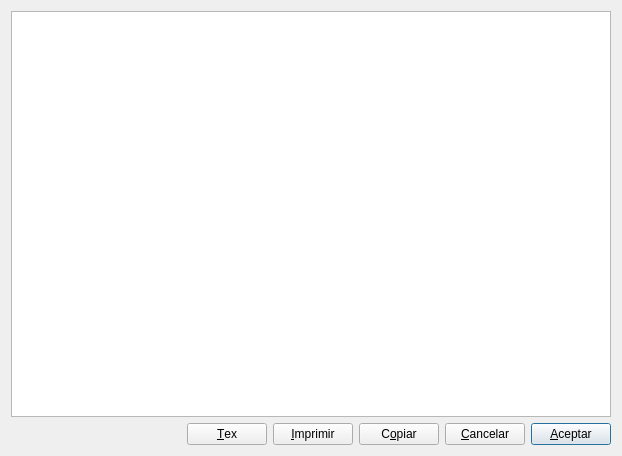
<?xml version="1.0" encoding="UTF-8"?>
<ui version="4.0">
 <class>notas</class>
 <widget class="QDialog" name="notas">
  <property name="geometry">
   <rect>
    <x>0</x>
    <y>0</y>
    <width>622</width>
    <height>456</height>
   </rect>
  </property>
  <property name="windowTitle">
   <string>Notas de la empresa</string>
  </property>
  <layout class="QVBoxLayout" name="verticalLayout">
   <item>
    <widget class="QTextEdit" name="textEdit"/>
   </item>
   <item>
    <layout class="QHBoxLayout" name="horizontalLayout">
     <item>
      <spacer name="horizontalSpacer">
       <property name="orientation">
        <enum>Qt::Horizontal</enum>
       </property>
       <property name="sizeHint" stdset="0">
        <size>
         <width>40</width>
         <height>20</height>
        </size>
       </property>
      </spacer>
     </item>
     <item>
      <widget class="QPushButton" name="texpushButton">
       <property name="text">
        <string>&amp;Tex</string>
       </property>
       <property name="icon">
        <iconset resource="keme.qrc">
         <normaloff>:/iconos/graf/tex.png</normaloff>:/iconos/graf/tex.png</iconset>
       </property>
      </widget>
     </item>
     <item>
      <widget class="QPushButton" name="imprimirpushButton">
       <property name="text">
        <string>&amp;Imprimir</string>
       </property>
       <property name="icon">
        <iconset resource="keme.qrc">
         <normaloff>:/iconos/graf/printer.png</normaloff>:/iconos/graf/printer.png</iconset>
       </property>
      </widget>
     </item>
     <item>
      <widget class="QPushButton" name="copiarpushButton">
       <property name="text">
        <string>C&amp;opiar</string>
       </property>
       <property name="icon">
        <iconset resource="keme.qrc">
         <normaloff>:/iconos/graf/copiar.png</normaloff>:/iconos/graf/copiar.png</iconset>
       </property>
      </widget>
     </item>
     <item>
      <widget class="QPushButton" name="cancelarpushButton">
       <property name="text">
        <string>&amp;Cancelar</string>
       </property>
       <property name="icon">
        <iconset resource="keme.qrc">
         <normaloff>:/iconos/graf/borrar.png</normaloff>:/iconos/graf/borrar.png</iconset>
       </property>
      </widget>
     </item>
     <item>
      <widget class="QPushButton" name="aceptarpushButton">
       <property name="text">
        <string>&amp;Aceptar</string>
       </property>
       <property name="icon">
        <iconset resource="keme.qrc">
         <normaloff>:/iconos/graf/check2.png</normaloff>:/iconos/graf/check2.png</iconset>
       </property>
       <property name="default">
        <bool>true</bool>
       </property>
      </widget>
     </item>
    </layout>
   </item>
  </layout>
 </widget>
 <tabstops>
  <tabstop>textEdit</tabstop>
  <tabstop>texpushButton</tabstop>
  <tabstop>imprimirpushButton</tabstop>
  <tabstop>copiarpushButton</tabstop>
  <tabstop>cancelarpushButton</tabstop>
  <tabstop>aceptarpushButton</tabstop>
 </tabstops>
 <resources>
  <include location="keme.qrc"/>
 </resources>
 <connections>
  <connection>
   <sender>cancelarpushButton</sender>
   <signal>clicked()</signal>
   <receiver>notas</receiver>
   <slot>reject()</slot>
   <hints>
    <hint type="sourcelabel">
     <x>496</x>
     <y>440</y>
    </hint>
    <hint type="destinationlabel">
     <x>313</x>
     <y>422</y>
    </hint>
   </hints>
  </connection>
 </connections>
</ui>
